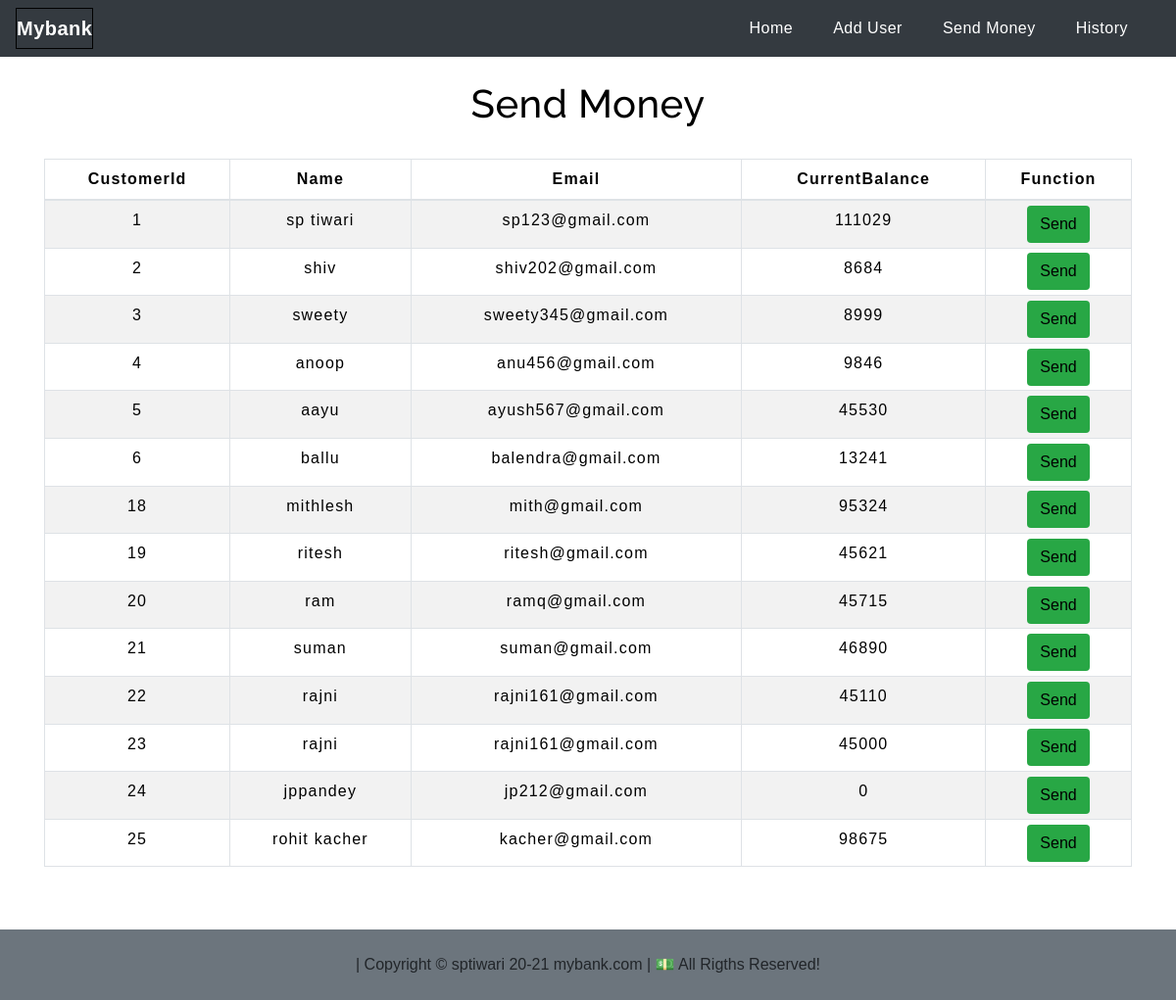
Screenshot of /sendmoney.php with the database file from the repository.
### tables this page shows
CREATE TABLE `users` (
  `id` int(3) NOT NULL,
  `name` text NOT NULL,
  `email` varchar(30) NOT NULL,
  `balance` int(8) NOT NULL
);

### sendmoney.php (the view, shortened to what this page needs)
<!DOCTYPE html>
<html lang="en">
<head>
    <link rel="stylesheet" href="https://maxcdn.bootstrapcdn.com/bootstrap/4.0.0/css/bootstrap.min.css">
    <link rel="stylesheet" type="text/css" href="css/table.css">
    <link rel="stylesheet" type="text/css" href="css/navbar.css">
</head>
<body style="background-color : #fff;">
<?php
    include 'config.php';
    $sql = "SELECT * FROM users";
    $result = mysqli_query($conn,$sql);
?>
<?php
  include 'navbar.php';
?>
<div class="container">
        <h2 class="text-center pt-4" style="color : black;">Send Money</h2>
        <br>
            <div class="row">
                <div class="col">
                    <div class="table-responsive-sm">
                    <table class="table table-hover table-sm table-striped table-condensed table-bordered" style="border-color:black;">
                        <thead style="color : black;">
                            <tr>
                            <th scope="col" class="text-center py-2">CustomerId</th>
                            <th scope="col" class="text-center py-2">Name</th>
                            <th scope="col" class="text-center py-2">Email</th>
                            <th scope="col" class="text-center py-2">CurrentBalance</th>
                            <th scope="col" class="text-center py-2">Function</th>
                            </tr>
                        </thead>
                        <tbody>
                <?php
                    while($rows=mysqli_fetch_assoc($result)){
                ?>
                    <tr style="color : black;">
                        <td class="py-2"><?php echo $rows['id'] ?></td>
                        <td class="py-2"><?php echo $rows['name']?></td>
                        <td class="py-2"><?php echo $rows['email']?></td>
                        <td class="py-2"><?php echo $rows['balance']?></td>
                        <td><a href="selecteduserdetail.php?id= <?php echo $rows['id'] ;?>"> <button type="button" class="btn bg-success" >Send</button></a></td>
                    </tr>
                <?php
                    }
                ?>
                        </tbody>
                    </table>
                    </div>
                </div>
            </div>
         </div>
        <footer class="text-center mt-5 py-4 bg-secondary ">
      |  Copyright &copy sptiwari 20-21 mybank.com  | 💵  All Rigths Reserved!
      </footer>
</body>
</html>

### navbar.php (shortened to what this page needs)
<nav class="navbar navbar-expand-md navbar-light bg-dark">
<a class="navbar-brand"  href="index.php" style="color : #fff; border: 1px solid black;"><b>Mybank</b></a>
<div class="collapse navbar-collapse" id="collapsibleNavbar">
      <ul class="navbar-nav ml-auto">
          <a class="nav-item nav-link" href="index.php" style="color : #fff;">Home</a>
          <a class="nav-link" href="AddUser.php" style="color : #fff;">Add User</a>
          <a class="nav-link" href="sendmoney.php" style="color : #fff;">Send Money</a>
          <a class="nav-link" href="paymenthistory.php" style="color : #fff;">History</a>
    </div>
 </nav>

### css/table.css (style rules this page uses)
* { padding: 0; margin: 0; box-sizing: border-box; font-family: sans-serif; }
h2 { font-size: 40px; }
table { letter-spacing: 1.2px; }
td { text-align: center; }
button { border:none; background: #d9d9d9; transition: 1s; }

### css/navbar.css (style rules this page uses)
.nav-link { margin-right: 25px; color:#a6c7f1; letter-spacing: 0.5px; transition: 0.5s; }
.navbar-brand { color: #4C4B4B; letter-spacing: 0.5px; }
h2 { color: #fd0404; letter-spacing: 0.5px; font-family: raleway; }

### sendmoney.php (style rules this page uses)
button { transition: 1.5s; }

### rows the page displays
users: id "1", name "sp tiwari", email "sp123@gmail.com", balance "111029"
users: id "2", name "shiv", email "shiv202@gmail.com", balance "8684"
users: id "3", name "sweety", email "sweety345@gmail.com", balance "8999"
users: id "4", name "anoop", email "anu456@gmail.com", balance "9846"
users: id "5", name "aayu", email "ayush567@gmail.com", balance "45530"
users: id "6", name "ballu", email "balendra@gmail.com", balance "13241"
users: id "18", name "mithlesh", email "mith@gmail.com", balance "95324"
users: id "19", name "ritesh", email "ritesh@gmail.com", balance "45621"
users: id "20", name "ram", email "ramq@gmail.com", balance "45715"
users: id "21", name "suman", email "suman@gmail.com", balance "46890"
users: id "22", name "rajni", email "rajni161@gmail.com", balance "45110"
users: id "23", name "rajni", email "rajni161@gmail.com", balance "45000"
users: id "24", name "jppandey", email "jp212@gmail.com", balance "0"
users: id "25", name "rohit kacher", email "kacher@gmail.com", balance "98675"
